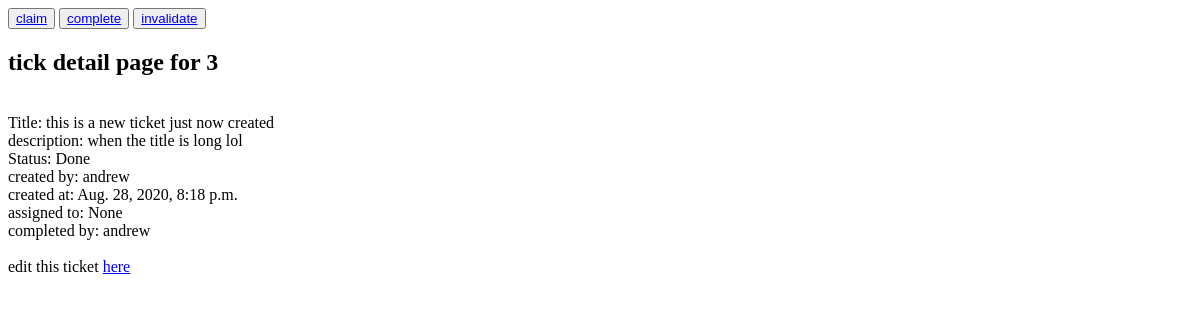
The app's page /post/3/ (signed in), older data.
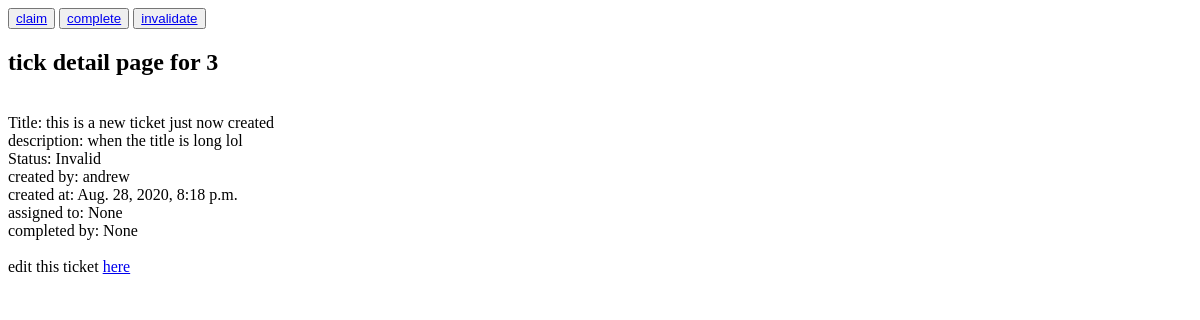
The same page, newer data.
### BugTrackApp/models.py (models this page shows)
class bug_ticket(models.Model):
    title = models.CharField(max_length = 80)
    description = models.TextField()
    status_choices = [
        ('New', 'New'),
        ('In Progress', 'In Progress'),
        ('Done', 'Done'),
        ('Invalid', 'Invalid'),
    ]
    status = models.CharField(choices = status_choices, default='New', max_length=11)
    created_by = models.ForeignKey(custom_user, on_delete=models.DO_NOTHING)
    date = models.DateTimeField(default = datetime.now)
    assigned = models.CharField(default = None, blank = False, null = True, max_length = 30)
    completed_by = models.CharField(default = None, blank = False, null = True, max_length = 30)

class custom_user(AbstractUser):
    def __str__(self):
        return self.username

### BugTrackApp/views.py (the view)
# urls.py: path('post/<int:ticket_id>/', views.ticket_details),
@login_required
def ticket_details(request, ticket_id):
    ticket = bug_ticket.objects.filter(id=ticket_id).first()
    return render(request, 'ticket_details.html', {'ticket': ticket} )

### BugTrackApp/templates/ticket_details.html (shortened to what this page needs)
<!DOCTYPE html>
<html lang="en">
<head>
</head>
<body>
    <button>
        <a href="/claim/{{ticket.id}}/">claim</a>
    </button>
    <button>
        <a href="/complete/{{ticket.id}}/">complete</a>
    </button>
    <button>
        <a href="/invalidate/{{ticket.id}}/">invalidate</a>
    </button>
    <br>
    <h2>
        tick detail page for {{ticket.id}}
    </h2>
    <br>
    Title: {{ticket.title}}
    <br>
    description: {{ticket.description}}
    <br>
    Status: {{ticket.status}}
    <br>
    created by: {{ticket.created_by}}
    <br>
    created at: {{ticket.date}}
    <br>
    assigned to: {{ticket.assigned}}
    <br>
    completed by: {{ticket.completed_by}}
    <br>
    <br>
    <span>edit this ticket <a href="/post/{{ticket.id}}/edit/">here</a></span>
</body>
</html>

Row changes from the older to the newer data that the page shows:
changed bug_ticket "this is a new ticket just now created": status "Done" → "Invalid"; completed_by "andrew" → "None"
